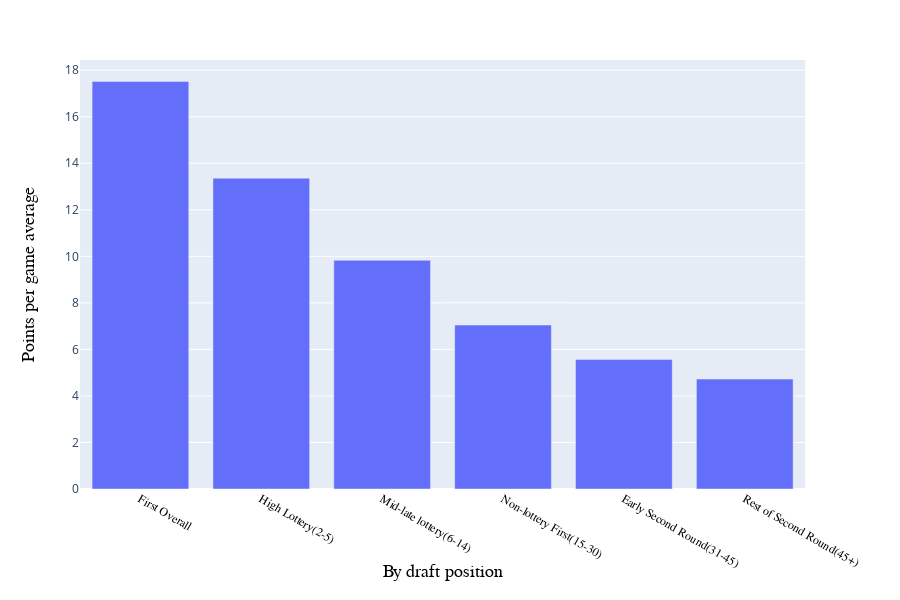
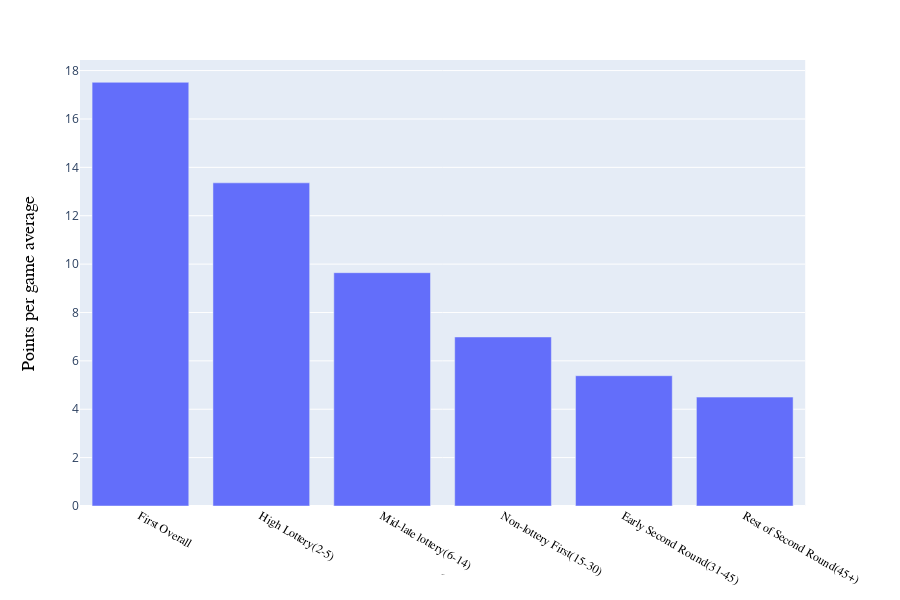

Write notebook code for charts like these, in order.
### Code cell
temp = pd.DataFrame(list(zip(bucket_names, avg_points)), 
               columns =['Draft \'Bucket\'', 'Points per game average']) 
fig = px.bar(temp, x='Draft \'Bucket\'', y='Points per game average', labels = {"Draft \'Bucket\'": "By draft position"})
fig.update_xaxes(title_font={"size":18, "family": "Georgia", "color":"black"},
                tickfont = {"size":12, "family": "Georgia", "color":"black"})
fig.update_yaxes(title_font={"size":18, "family": "Georgia", "color":"black"})
fig.show()

temp = pd.DataFrame(list(zip(bucket_names, avg_points_no_outliers)), 
               columns =['Draft \'Bucket\'', 'Points per game average']) 
fig_no_outliers = px.bar(temp, x='Draft \'Bucket\'', y='Points per game average')
fig_no_outliers.update_xaxes(title_font={"size":1, "family": "Georgia", "color":"black"},
                tickfont = {"size":12, "family": "Georgia", "color":"black"})
fig_no_outliers.update_yaxes(title_font={"size":18, "family": "Georgia", "color":"black"})
fig_no_outliers.show()

### Figure 1 — Plotly figure (JSON) as saved in the notebook; plotly's stock layout.template omitted (floating-point values rounded to 4 significant figures)
{"data": [{"alignmentgroup": "True", "hoverlabel": {"namelength": 0}, "hovertemplate": "By draft position=%{x}<br>Points per game average=%{y}", "legendgroup": "", "marker": {"color": "#636efa"}, "name": "", "offsetgroup": "", "orientation": "v", "showlegend": false, "textposition": "auto", "type": "bar", "x": ["First Overall", "High Lottery(2-5)", "Mid-late lottery(6-14)", "Non-lottery First(15-30)", "Early Second Round(31-45)", "Rest of Second Round(45+)"], "xaxis": "x", "y": [17.52, 13.36, 9.829, 7.046, 5.564, 4.724], "yaxis": "y"}], "layout": {"barmode": "relative", "height": 600, "legend": {"tracegroupgap": 0}, "margin": {"t": 60}, "xaxis": {"anchor": "y", "domain": [0, 0.98], "tickfont": {"color": "black", "family": "Georgia", "size": 12}, "title": {"font": {"color": "black", "family": "Georgia", "size": 18}, "text": "By draft position"}}, "yaxis": {"anchor": "x", "domain": [0, 1], "title": {"font": {"color": "black", "family": "Georgia", "size": 18}, "text": "Points per game average"}}}}

### Figure 2 — Plotly figure (JSON) as saved in the notebook; plotly's stock layout.template omitted (floating-point values rounded to 4 significant figures)
{"data": [{"alignmentgroup": "True", "hoverlabel": {"namelength": 0}, "hovertemplate": "Draft 'Bucket'=%{x}<br>Points per game average=%{y}", "legendgroup": "", "marker": {"color": "#636efa"}, "name": "", "offsetgroup": "", "orientation": "v", "showlegend": false, "textposition": "auto", "type": "bar", "x": ["First Overall", "High Lottery(2-5)", "Mid-late lottery(6-14)", "Non-lottery First(15-30)", "Early Second Round(31-45)", "Rest of Second Round(45+)"], "xaxis": "x", "y": [17.52, 13.36, 9.646, 6.988, 5.386, 4.501], "yaxis": "y"}], "layout": {"barmode": "relative", "height": 600, "legend": {"tracegroupgap": 0}, "margin": {"t": 60}, "xaxis": {"anchor": "y", "domain": [0, 0.98], "tickfont": {"color": "black", "family": "Georgia", "size": 12}, "title": {"font": {"color": "black", "family": "Georgia", "size": 1}, "text": "Draft 'Bucket'"}}, "yaxis": {"anchor": "x", "domain": [0, 1], "title": {"font": {"color": "black", "family": "Georgia", "size": 18}, "text": "Points per game average"}}}}
